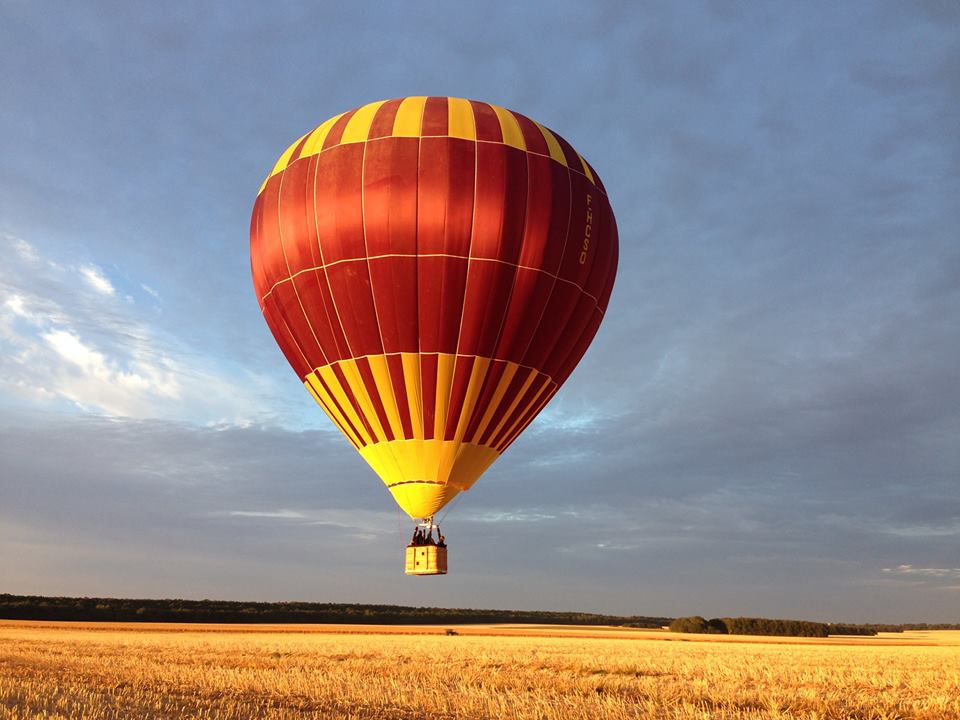
#> input picture TD2/ballon.jpg, 960 x 720 px
$ python mainTD2.py
#> lines starting #> are read from the running program, lines starting #| are printed output that depends on the picture; after the words box and inside, x2 and y2 are one past the last pixel; in counts of white or black regions, pixels touching at a corner belong together
### TD2/functionsMainTD2.py
# -*- coding: utf-8 -*-
"""
Fonctions pour le script MainTD2.py

@author: kooky
"""

import numpy as np

def ImgNegative(img):
    # On inverse l'image -> Valeur max - Intensité lumineuse du pixel
    return np.max(img) - img

def ImgLogarithme(img, c):
    img.astype(np.double)
    return (c * np.log10(img)).astype(np.uint8)

def ImgPower(img, p):
    img.astype(np.double)
    return (255 * np.power(img/255, p)).astype(np.uint8)

def ImgCut(img, s1, s2):
    tmp = img.copy()
    tmp[np.where(tmp < s1)] = 0 # valeur inférieure à s1 -> 0
    tmp[np.where(tmp > s2)] = 255 # valeur supérieure à s2 -> 255
    return tmp

def ImgSeuil(img, s):
    tmp = img.copy()
    tmp[np.where(tmp < s)] = 0 # valeur inférieure à s -> 0
    tmp[np.where(tmp > s)] = 255 # valeur supérieure à s -> 255
    return tmp

def MyHistColor(img):
    H = np.zeros((256,3)) # Création d'une matrice 255 * 3 rempli de 0
    tmp = img.reshape(-1,3) # "Vectorisation de l'image" avec les colonnes correspondant aux couleurs RGB

    for i in range(tmp.shape[0]):
        H[tmp[i,0], 0] = H[tmp[i,0], 0]+1 # Colonne histogramme rouge
        #print(f"tmp[i,0] : {tmp[i,0]} | i : {i}")
        H[tmp[i,1], 1] = H[tmp[i,1], 1]+1 # Colonne histogramme vert
        #print(f"tmp[i,1] : {tmp[i,1]} | i : {i}")
        H[tmp[i,2], 2] = H[tmp[i,2], 2]+1 # Colonne histogramme blue
        #print(f"tmp[i,2] : {tmp[i,2]} | i : {i}")
    return H

def MyHistGrey(img):
    H = np.zeros(256)
    tmp = img.reshape(-1,1)

    for i in range(tmp.shape[0]):
        H[tmp[i]] = H[tmp[i]] + 1
    return H

def HistCumul(img):
    hist = MyHistGrey(img) # Usage de fonction pour calculer l'histogramme de mon image

    hist_cumul = np.zeros(256)
    hist_cumul[0] = hist[0]

    for i in range(1, 256):
        hist_cumul[i] = hist_cumul[i-1] + hist[i]

    return hist_cumul

def ExpensionDyn(img):
    tmp = img.copy()
    tmp = tmp.astype(np.double)
    vmin = np.min(tmp) # Récupère la valeur min de l'image
    vmax = np.max(tmp) # Recupère la valeur max de l'image

    return (tmp - vmin) * (255 / (vmax-vmin)).astype(np.uint8)

def EgalHistogramme(img):
    # Calcul de l'histogramme de l'image
    hist, bins = np.histogram(img, bins=256, range=[0, 256], density=True)

    # Calcul de l'histogramme cumulé
    histCumul = np.cumsum(hist)

    tmp = np.uint8(255 * histCumul)

    # Transformation de l'image d'entrée en utilisant l'histogramme cumulé
    image_equalized = tmp[img]

    return image_equalized

### TD2/mainTD2.py
# -*- coding: utf-8 -*-
"""
Script pour le TD2 Image&Vision

@author: kooky
"""

import numpy as np
import matplotlib.pyplot as plt
import cv2

###########################################################
# Q2 :
###########################################################
file_ballon = "ballon.jpg" # variable contenant le nom du fichier
img_ballon = cv2.imread(file_ballon) # Lecture du fichier avec opencv, on obtient une image BGR
#> img_ballon is the input picture: shape (720, 960, 3); mean B, G, R 130.9, 133.3, 148.9
img_ballon = cv2.cvtColor(img_ballon, cv2.COLOR_BGR2RGB) # Conversion de l'image en RGB

# Affichage
plt.imshow(img_ballon)
plt.title("Ballon.jpg")
plt.show()

###########################################################
# Q3 :
###########################################################
img_ballon_gray = cv2.cvtColor(img_ballon, cv2.COLOR_RGB2GRAY) # Conversion de l'image RGB en niveau de gris

# Affichage avec la palette de couleur grise
plt.imshow(img_ballon_gray, cmap="grey")
plt.title("Ballon.jpg en niveau de gris")
plt.show()

###########################################################
# Q4 :
###########################################################
from functionsMainTD2 import ImgNegative

img_ballon_negative = ImgNegative(img_ballon_gray)

#plt.hist(img_ballon_negative.reshape(-1,1), 255)

# # Affichage
plt.subplot(221)
plt.imshow(img_ballon_gray, cmap="grey")
plt.title("Ballon.jpg")

plt.subplot(222)
plt.hist(img_ballon_gray.reshape(-1,1), bins=255) # On vectorise la matrice sinon plt execute un histogramme de chaque ligne de notre matrice
plt.title("Histogramme")

plt.subplot(223)
plt.imshow(img_ballon_negative, cmap="grey")
plt.title("Ballon.jpg negatif")

plt.subplot(224)
plt.hist(img_ballon_negative.reshape(-1,1), bins=255)
plt.title("Histogramme Negatif")
plt.show()
#> figure, not shown here; panel 2: tallest bar 18489 high, from x = 141.9 to 142.9; panel 4: tallest bar 18489 high, from x = 112.1 to 113.1

###########################################################
# Q5 :
###########################################################
from functionsMainTD2 import ImgLogarithme

# Affichage
plt.subplot(4,2,1)
plt.imshow(img_ballon_gray, cmap="grey")
plt.title("Original")

plt.subplot(4,2,2)
plt.hist(img_ballon_gray.reshape(-1,1), bins=255)
plt.title("Histogramme")

c_range = [10,20,100]
k=3
for c in c_range:
    img_log = ImgLogarithme(img_ballon_gray, c)
    plt.subplot(4,2,k)
    plt.imshow(img_log, cmap="grey")
    plt.title(f"Log facteur c :{c}")

    plt.subplot(4,2, (k+1))
    plt.hist(img_log.reshape(-1,1), bins=255)
    #plt.title(f"Histogramme :{c}")

    k+=2
#> after the loop, k = 9
plt.show()
#> figure, not shown here; panel 2: tallest bar 18489 high, from x = 141.9 to 142.9; panel 4: tallest bar 387832 high, from x = 20.95 to 21.04; panel 6: tallest bar 220994 high, from x = 41.91 to 42.07; panel 8: tallest bar 67264 high, from x = 213.6 to 214.5

###########################################################
# Q6 :
###########################################################
from functionsMainTD2 import ImgPower

#Affichage
plt.subplot(4,2,1)
plt.imshow(img_ballon_gray, cmap="grey")
plt.title("Original")

plt.subplot(4,2,2)
plt.hist(img_ballon_gray.reshape(-1,1), bins=255)
plt.title("Histogramme")

p_range = [0.01,5,0.5]
k=3
for p in p_range:
    img_pow = ImgPower(img_ballon_gray, p)
    plt.subplot(4,2,k)
    plt.imshow(img_pow, cmap="grey")
    plt.title(f"Pow facteur p :{p}")

    plt.subplot(4,2, (k+1))
    plt.hist(img_pow.reshape(-1,1), bins=255)
    #plt.title(f"Histogramme :{c}")

    k+=2
#> this loop made 3 passes
#> pass 3, `img_pow = ImgPower(img_ballon_gray, p)`:
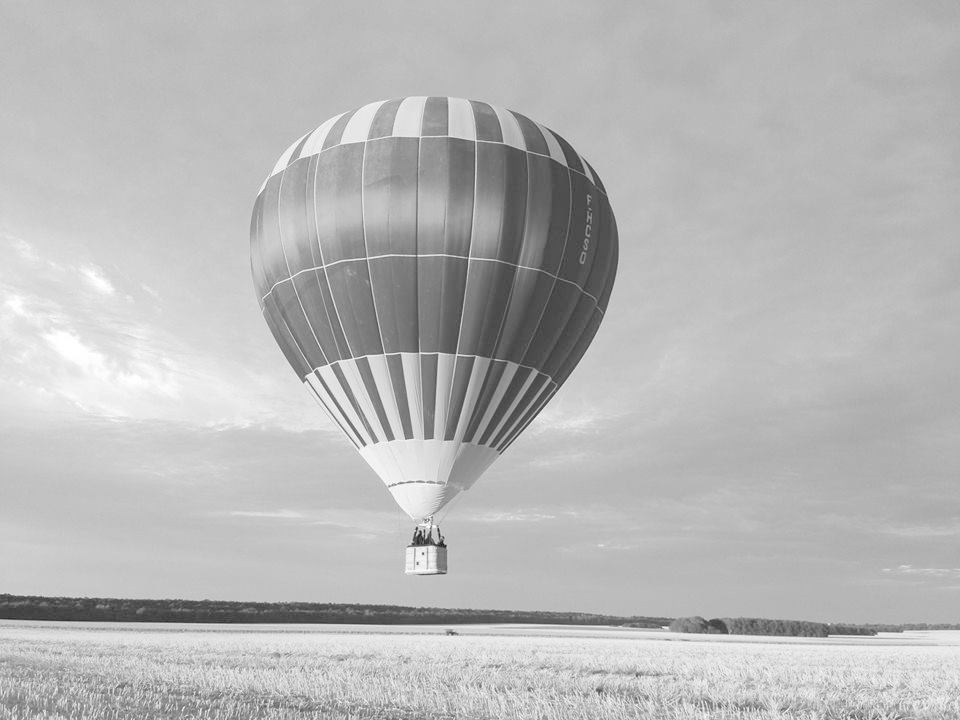
#> img_pow: shape (720, 960); min 22, max 255, mean 183.8
#> after the loop, k = 9
plt.show()
#> figure, not shown here; panel 2: tallest bar 18489 high, from x = 141.9 to 142.9; panel 4: tallest bar 476551 high, from x = 253 to 253; panel 6: tallest bar 81409 high, from x = 0 to 1; panel 8: tallest bar 34892 high, from x = 189.2 to 190.1

###########################################################
# Q7 :
###########################################################
from functionsMainTD2 import ImgCut

s1 = 192
s2 = 220
img_cut = ImgCut(img_ballon_gray, s1, s2)
#> in ImgCut, `tmp[np.where(tmp > s2)] = 255`: tmp: shape (720, 960); min 0, max 255, mean 19.2

# Affichage
plt.subplot(221)
plt.imshow(img_ballon_gray, cmap="grey")
plt.title("Ballon.jpg")

plt.subplot(222)
plt.hist(img_ballon_gray.reshape(-1,1), bins=255) # On vectorise la matrice sinon plt execute un histogramme de chaque ligne de notre matrice
plt.title("Histogramme")

plt.subplot(223)
plt.imshow(img_cut, cmap="grey")
plt.title(f"s1 : {s1} | s2 : {s2}")

plt.subplot(224)
plt.hist(img_cut.reshape(-1,1), bins=255)
plt.show()
#> figure, not shown here; panel 2: tallest bar 18489 high, from x = 141.9 to 142.9; panel 4: tallest bar 628494 high, from x = 0 to 1

###########################################################
# Q8 + Q9 :
###########################################################
from functionsMainTD2 import ImgSeuil

s = int(input("Inserez une valeur de seuil : "))
#> the answer given: 3
img_seuil = ImgSeuil(img_ballon_gray, s)
#> in ImgSeuil, `tmp[np.where(tmp < s)] = 0`: tmp: shape (720, 960); min 0, max 255, mean 137.7

# Affichage
plt.subplot(221)
plt.imshow(img_ballon_gray, cmap="grey")
plt.title("Ballon.jpg")

plt.subplot(222)
plt.hist(img_ballon_gray.reshape(-1,1), bins=255) # On vectorise la matrice sinon plt execute un histogramme de chaque ligne de notre matrice
plt.title("Histogramme")

plt.subplot(223)
plt.imshow(img_seuil, cmap="grey")
plt.title(f"Binarisé s : {s}")

plt.subplot(224)
plt.hist(img_seuil.reshape(-1,1), bins=255)
plt.show()
#> figure, not shown here; panel 2: tallest bar 18489 high, from x = 141.9 to 142.9; panel 4: tallest bar 691198 high, from x = 254 to 255

###########################################################
# Q10 :
###########################################################
# Rechercher du meilleur seuil grâce à la méthode d'Otsu
ret, otsu = cv2.threshold(img_ballon_gray,0,255,cv2.THRESH_BINARY+cv2.THRESH_OTSU)
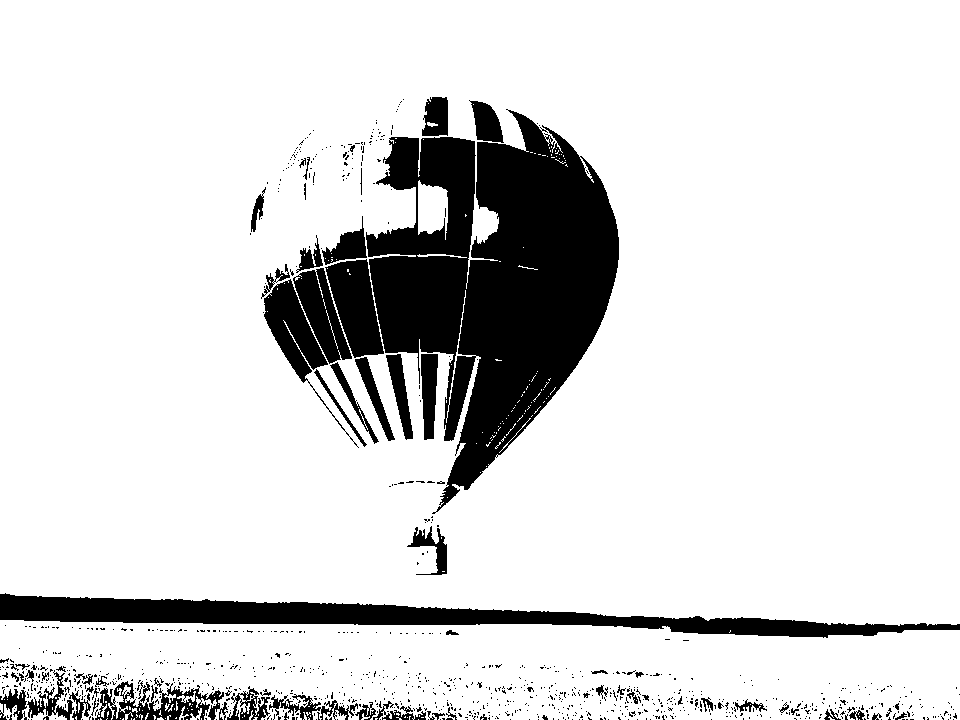
#> otsu: shape (720, 960); 85.7% white; 1022 black regions (952 under 20 px), largest, box (x1, y1, x2, y2) and area: (366, 109, 619, 514) 54601, (0, 593, 960, 638) 16277, (325, 259, 384, 358) 3517
#> ret = 103
# ret -> Valeur de seuil trouvé | otsu -> Image binarisé

# Affichage
plt.subplot(221)
plt.imshow(img_ballon_gray, cmap="grey")
plt.title("Ballon.jpg")

plt.subplot(222)
plt.hist(img_ballon_gray.reshape(-1,1), bins=255) # On vectorise la matrice sinon plt execute un histogramme de chaque ligne de notre matrice
plt.title("Histogramme")

plt.subplot(223)
plt.imshow(otsu, cmap="grey")
plt.title(f"Otsu : {ret}")

plt.subplot(224)
plt.hist(otsu.reshape(-1,1), bins=255)
plt.show()
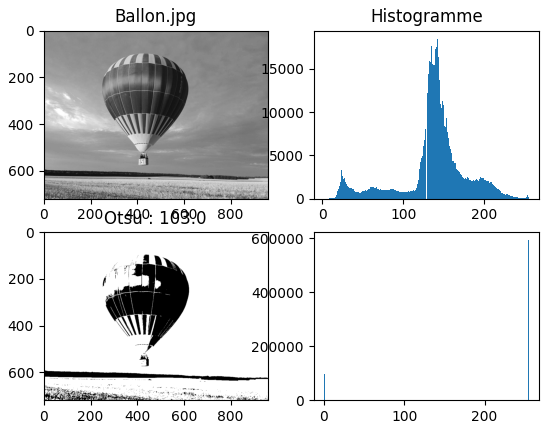
#> figure drawn by matplotlib, 4 panels; panel 2: tallest bar 18489 high, from x = 141.9 to 142.9; panel 4: tallest bar 592658 high, from x = 254 to 255

###########################################################
# Q11 :
###########################################################
from functionsMainTD2 import MyHistColor

# Calcul de l'histogramme de l'image ballon à l'aide de ma fonction
my_hist_color = MyHistColor(img_ballon)
#> after the loop in MyHistColor, `for i in range(tmp.shape[0]):`: H = 256 rows, first 8: [0, 1634, 6826], [0, 537, 721], [0, 867, 839], [0, 1335, 980], [0, 2049, 1162], [0, 2581, 1503], [0, 2742, 1946], [0, 3090, 2441]
#> my_hist_color has the same summary as H in MyHistColor
x= np.arange(0,256,1)
color_range=["red", "green", "blue"]

for i in range(3):
    plt.bar(x, my_hist_color[:,i], color=color_range[i], label=color_range[i])

plt.legend()
plt.title("Mon Histogramme des couleurs")
plt.show()
#> figure, not shown here; tallest bar 22866 high, from x = 254.6 to 255.4; tallest bar 17817 high, from x = 142.6 to 143.4; tallest bar 13859 high, from x = 177.6 to 178.4

###########################################################
# Q12 :
###########################################################
# Comparaison avec la fonction calcHist de opencv
color = ('r','g','b')
for i,col in enumerate(color):
     histr = cv2.calcHist([img_ballon],[i],None,[256],[0,256])
     plt.bar(x, histr[:,0],color = col, label=col)
     plt.xlim([0,256])
plt.title("Histogramme opencv")
plt.legend()
plt.show()
#> figure, not shown here; tallest bar 22866 high, from x = 254.6 to 255.4; tallest bar 17817 high, from x = 142.6 to 143.4; tallest bar 13859 high, from x = 177.6 to 178.4

###########################################################
# Q13 :
###########################################################
from functionsMainTD2 import MyHistGrey

# Calcul de l'histogramme en niveau de gris avec ma fonction
my_hist_grey = MyHistGrey(img_ballon_gray)
#> after the loop in MyHistGrey, `for i in range(tmp.shape[0]):`: H = 256 values, max 18489 at index 142, min 0 at index 0, mean 2700
#> my_hist_grey has the same summary as H in MyHistGrey

plt.bar(x, my_hist_grey)
plt.title("Mon Histogramme Niveau de gris")
plt.show()
#> figure, not shown here; tallest bar 18489 high, from x = 141.6 to 142.4

# Comparaison avec la fonction histogramme de matplotlib
plt.hist(img_ballon_gray.reshape(-1,1), bins=255)
plt.title("Histogramme matplotlib Niveau de gris")
plt.show()
#> figure, not shown here; tallest bar 18489 high, from x = 141.9 to 142.9

###########################################################
# Q14 :
###########################################################
from functionsMainTD2 import HistCumul

my_hist_cumul = HistCumul(img_ballon_gray)
#> in HistCumul, `hist = MyHistGrey(img) # Usage de fonction pour calculer l'histogramme..`: hist has the same summary as H in MyHistGrey
#> after the loop in HistCumul, `for i in range(1, 256):`: hist_cumul = 256 values from 0 to 691200
#> my_hist_cumul = 256 values from 0 to 691200

plt.plot(my_hist_cumul, color="green", label = "cumulé")
plt.legend()
plt.title("Mon Histogramme cumulé")
plt.show()
#> figure, not shown here; curve peaks at x = 255, y = 691200

### Comparaison avec les méthodes opencv et numpy
# Calcul de l'histogramme avec opencv
hist = cv2.calcHist([img_ballon_gray], [0], None, [256], [0, 256])
#> hist has the same summary as H in MyHistGrey

# Calcul de l'histogramme cumulé avec numpy
hist_cumul = np.cumsum(hist)
#> hist_cumul = 256 values from 0 to 691200

# Affichage
plt.plot(hist_cumul, color='green', label='Cumulé')
plt.legend()
plt.title("Histogramme cumulé OpenCV/Numpy")
plt.show()
#> figure, not shown here; curve peaks at x = 255, y = 691200

###########################################################
# Q15 :
###########################################################
file_contraste = "contraste1.png" # variable contenant le nom du fichier
img_contraste = cv2.imread(file_contraste,0) # Lecture en niveau de gris
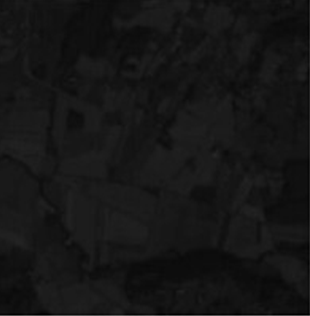
#> input picture TD2/contraste1.png, 310 x 316 px
#> img_contraste: shape (316, 310); min 0, max 95, mean 21.6

from functionsMainTD2 import ExpensionDyn

# Affichage
plt.subplot(221)
plt.imshow(img_contraste, cmap="grey")
plt.title("contraste1.png")

plt.subplot(222)
plt.hist(img_contraste.reshape(-1,1), bins=255, range=(0,256)) # On vectorise la matrice sinon plt execute un histogramme de chaque ligne de notre matrice
plt.title("Histogramme")
plt.show()
#> figure, not shown here; panel 2: tallest bar 7971 high, from x = 19.07 to 20.08

img_contraste_expanded = ExpensionDyn(img_contraste)
#> in ExpensionDyn, `tmp = tmp.astype(np.double)`:
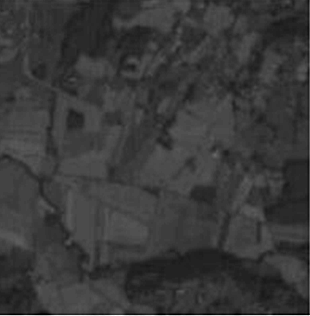
#> tmp: shape (316, 310) float64; min 0, max 95, mean 21.6; drawn with min black and max white
#> in ExpensionDyn, `vmin = np.min(tmp) # Récupère la valeur min de l'image`: vmin = 0
#> in ExpensionDyn, `vmax = np.max(tmp) # Recupère la valeur max de l'image`: vmax = 95

# Affichage
plt.subplot(221)
plt.imshow(img_contraste_expanded, cmap="grey")
plt.title("contraste1.jpg expanded")

plt.subplot(222)
plt.hist(img_contraste_expanded.reshape(-1,1), bins=255, range=(0,256)) # On vectorise la matrice sinon plt execute un histogramme de chaque ligne de notre matrice
plt.title("Histogramme")
plt.show()
#> figure, not shown here; panel 2: tallest bar 7971 high, from x = 39.15 to 40.16

###########################################################
# Q16 :
###########################################################
from functionsMainTD2 import EgalHistogramme

img_contraste_equalized = EgalHistogramme(img_contraste)
#> in EgalHistogramme, `hist, bins = np.histogram(img, bins=256, range=[0, 256], density=True)`: hist = 256 values, max 0.0814 at index 20, min 0 at index 41, mean 0.00391; bins = 257 values from 0 to 256
#> in EgalHistogramme, `histCumul = np.cumsum(hist)`: histCumul = 256 values from 0.00051 to 1
#> in EgalHistogramme, `tmp = np.uint8(255 * histCumul)`: tmp = 256 values from 0 to 255
#> in EgalHistogramme, `image_equalized = tmp[img]`:
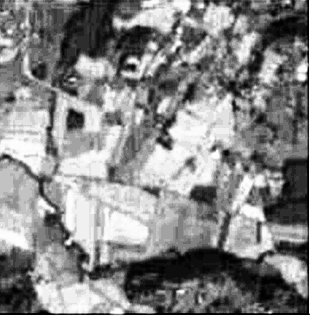
#> image_equalized: shape (316, 310); min 0, max 255, mean 134.3

# Affichage
plt.subplot(221)
plt.imshow(img_contraste_equalized, cmap="grey")
plt.title("contraste1.jpg")

plt.subplot(222)
plt.hist(img_contraste_equalized.reshape(-1,1), bins=255, range=(0,256)) # On vectorise la matrice sinon plt execute un histogramme de chaque ligne de notre matrice
plt.title("Histogramme")
plt.show()
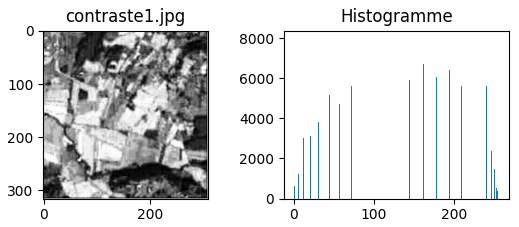
#> figure drawn by matplotlib, 2 panels; panel 2: tallest bar 7971 high, from x = 108.4 to 109.4
